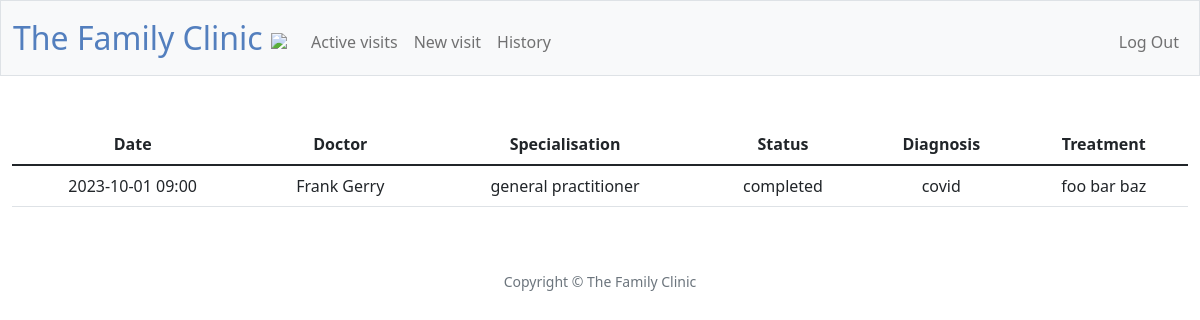
/treatment (signed in), run on the app's committed database.
### tables this page shows
CREATE TABLE completed_visits (user_id TEXT NOT NULL, visit_id INTEGER NOT NULL, date TEXT NOT NULL, status TEXT NOT NULL, doctor TEXT NOT NULL, specialisation TEXT NOT NULL, diagnosis TEXT, treatment TEXT);

### app.py (the view)
@app.route("/treatment")
@login_required
def treatment():
    completed_visits = db.execute("SELECT * FROM completed_visits WHERE user_id =?", session["user_id"])
    return render_template("treatment.html", completed_visits=completed_visits)

### app.py (called while the page is built)
@app.after_request
def after_request(response):
    response.headers["Cache-Control"] = "no-cache, no-store, must-revalidate"
    response.headers["Expires"] = 0
    response.headers["Pragma"] = "no-cache"
    return response

### helpers.py (called while the page is built)
def login_required(f):
    @wraps(f)
    def decorated_function(*args, **kwargs):
        if session.get("user_id") is None:
            return redirect("/login")
        return f(*args, **kwargs)
    return decorated_function

### templates/treatment.html (shortened to what this page needs)
{% extends "layout.html" %}
{% block main %}
    <div class="mb-3">
         <table class="table">
            <thead>
                <tr>
                    <th>Date</th>
                    <th>Doctor</th>
                    <th>Specialisation</th>
                    <th>Status</th>
                    <th>Diagnosis</th>
                    <th>Treatment</th>
                </tr>
            </thead>
            <tbody>
                {% for visit in completed_visits %}
                    <tr>
                        <td>{{ visit["date"] }}</td>
                        <td>{{ visit["doctor"] }}</td>
                        <td>{{ visit["specialisation"] }}</td>
                        <td>{{ visit["status"] }}</td>
                        <td>{{ visit["diagnosis"] }}</td>
                        <td>{{ visit["treatment"] }}</td>
                    </tr>
                {% endfor %}
            </tbody>
        </table>
    </div>
{% endblock %}

### data on the page
completed_visits: date "2023-10-01 09:00", doctor "Frank Gerry", specialisation "general practitioner", status "completed", diagnosis "covid", treatment "foo bar baz"
